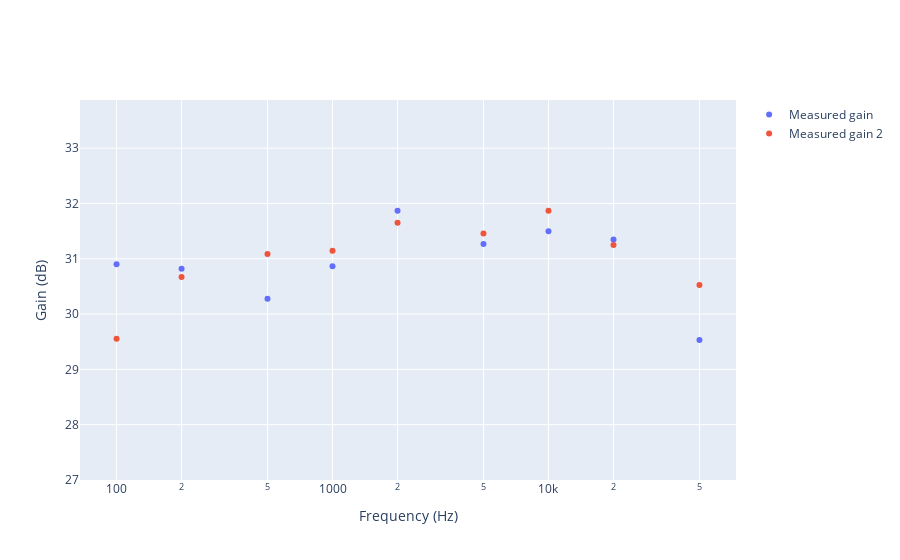

Notebook code cell kept with this figure:
### Code cell
import numpy as np
import plotly.graph_objs as go

# Frequency and voltage values
freq = np.array([100,200,500,1000,2000,5000,10000,20000,50000])
v_in1 = np.array([0.24058,0.24316,0.24999,0.22304,0.21265,0.22330,0.21431,0.21797,0.21429])
v_out1 = np.array([8.44,8.45,8.16,7.79,8.34,8.17,8.05,8.05,6.42])
v_in2 = np.array([0.22832,0.23828,0.23997,0.235,0.21523,0.22438,0.21781,0.22052,0.24436])
v_out2= np.array([6.86,8.14,8.6,8.48,8.23,8.39,8.54,8.05,8.21])

# Calculate gain in dB
gain1 = 20 * np.log10(v_out1 / v_in1)
gain2 = 20 * np.log10(v_out2 / v_in2)
# Create the figure for plotting
fig = go.Figure()

# Update x-axis to use a logarithmic scale
fig.update_xaxes(type='log')

# Add the data to the plot (markers for the gain vs frequency)
fig.add_trace(go.Scatter(x=freq, y=gain1, mode='markers', name='Measured gain'))
fig.add_trace(go.Scatter(x=freq, y=gain2, mode='markers', name='Measured gain 2'))

# Update the layout with labels and axis ranges
fig.update_layout(
    xaxis_title='Frequency (Hz)',
    yaxis_title='Gain (dB)',
    yaxis=dict(range=[27, max(gain) + 2]),  
)

# Show the plot
fig.show()

### Figure 1 — Plotly figure (JSON) as saved in the notebook; plotly's stock layout.template omitted (floating-point values rounded to 4 significant figures)
{"data": [{"mode": "markers", "name": "Measured gain", "type": "scatter", "x": [100, 200, 500, 1000, 2000, 5000, 10000, 20000, 50000], "y": [30.9, 30.82, 30.28, 30.86, 31.87, 31.27, 31.5, 31.35, 29.53]}, {"mode": "markers", "name": "Measured gain 2", "type": "scatter", "x": [100, 200, 500, 1000, 2000, 5000, 10000, 20000, 50000], "y": [29.56, 30.67, 31.09, 31.15, 31.65, 31.46, 31.87, 31.25, 30.53]}], "layout": {"xaxis": {"title": {"text": "Frequency (Hz)"}, "type": "log"}, "yaxis": {"range": [27, 33.87], "title": {"text": "Gain (dB)"}}}}
